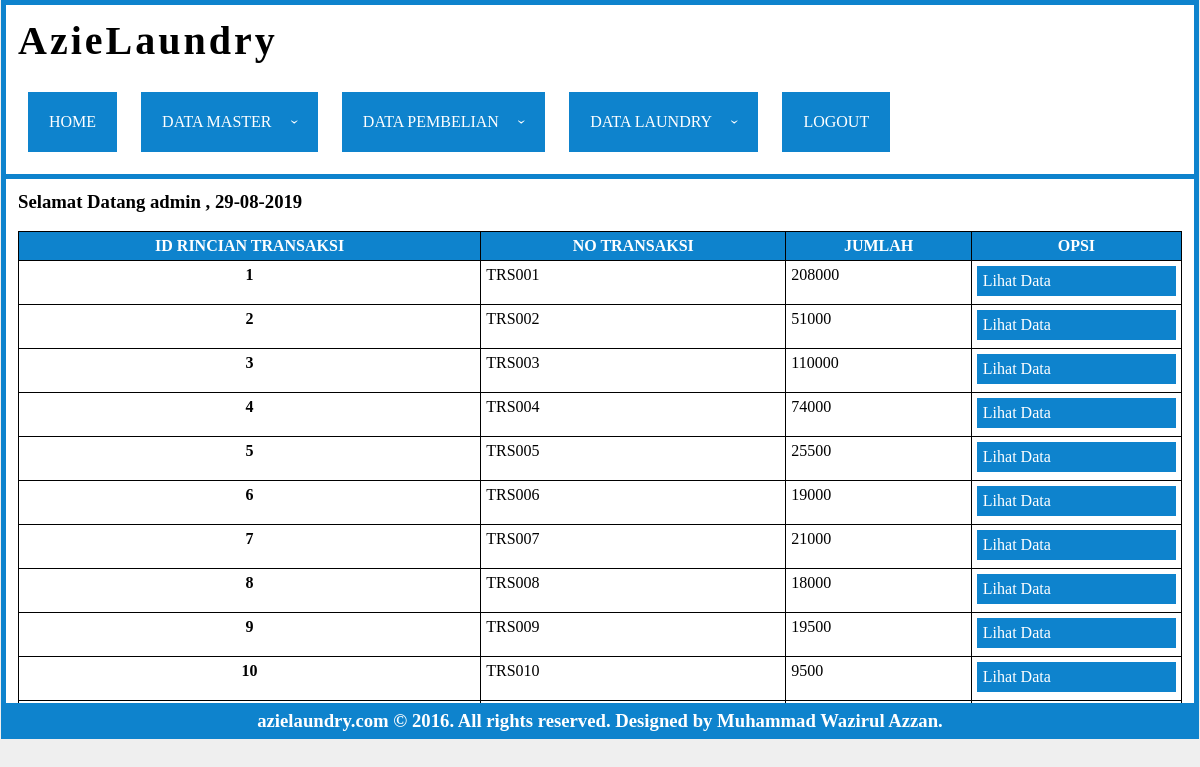
/index.php?page=transaksi (signed in), run on the app's committed database.
### tables this page shows
CREATE TABLE `tbl_akun` (
  `id` int(11) NOT NULL,
  `username` varchar(50) NOT NULL,
  `password` varchar(50) NOT NULL,
  `nama` varchar(50) NOT NULL,
  `alamat` varchar(100) NOT NULL,
  `status` varchar(50) NOT NULL
);

CREATE TABLE `tbl_rincian_transaksi` (
  `id_rincian` int(11) NOT NULL,
  `no_transaksi` varchar(10) NOT NULL,
  `jumlah` int(11) NOT NULL
);

### conn/cek-login.php (called while the page is built, shortened)
<?php
include 'conn.php';
	$username = $_SESSION['username'];
	$q = mysqli_query($conn,"SELECT * from tbl_akun where username = '".$username."'");
	$data = mysqli_fetch_array($q);
	$nama = $data['nama'];
?>

### page/transaksi/read.php (the view)
<br>
<?php
if ($_GET['page'] == "lihat-transaksi" && isset($_GET['no-transaksi'])) {
	$no_transaksi = $_GET['no-transaksi'];
?>
<ul id="submenu">
	<li><a href="index.php?page=transaksi">Lihat Semua Data</a></li>
</ul>
<?php
$cek = mysqli_query($conn,"SELECT a.no_transaksi,b.nama as nama_karyawan,c.nama as nama_konsumen,a.tgl_ambil from tbl_transaksi a left join tbl_karyawan b on a.nik = b.nik left join tbl_konsumen c on a.id_konsumen = c.id where no_transaksi = '$no_transaksi'");
$dcek = mysqli_fetch_array($cek);
?>
<table style="width: 25%;float: left;margin: 10px 0;">
	<thead>
	<tr><th colspan="2">INFO KERANJANG</th></tr>
	</thead>
	<tr><td>No Transaksi</td><td><?=$dcek['no_transaksi']?></td></tr>
	<tr><td>Nama Karyawan</td><td><?=$dcek['nama_karyawan']?></td></tr>
	<tr><td>Nama Konsumen</td><td><?=$dcek['nama_konsumen']?></td></tr>
	<tr><td>Tanggal Transaksi</td><td><?=date('Y-m-d')?></td></tr>
	<tr><td>Tanggal Ambil</td><td><?=$dcek['tgl_ambil'];?></td></tr>
	</table>
<table style="width: 74%;float: right;margin: 10px 0;">
	<thead>
		<tr>
			<th>no</th>
			<th>id tarif</th>
			<th>jenis laundry</th>
			<th>jenis pakaian</th>
			<th>berat</th>
			<th>harga</th>
			<th>diskon</th>
			<th>total</th>
		</tr>
	</thead>
	<tbody>
		<?php
		$read = mysqli_query($conn,"SELECT a.id_tarif,b.jenis_laundry,c.jenis_pakaian,a.berat,a.harga,a.nama_diskon,a.total from tbl_transaksi a left join tbl_jnslaundry b on a.jenis_laundry = b.id left join tbl_jnspakaian c on a.jenis_pakaian = c.id where no_transaksi = '$no_transaksi'");
		$no = 1;
		while ($data = mysqli_fetch_array($read)) {
		?>
		<tr>
		<th><?=$no?></th>
		<th><?=$data['id_tarif']?></th>
		<th><?=$data['jenis_laundry']?></th>
		<th><?=$data['jenis_pakaian']?></th>
		<th><?=$data['berat']?> Kg</th>
		<th><?=$data['harga']?></th>
		<th><?=$data['nama_diskon']?></th>
		<th><?=$data['total']?></th>
		</tr>
		<?php
		$no++;
		}
		$qjumlah = mysqli_query($conn,"SELECT sum(total) as jumlah from tbl_transaksi where no_transaksi = '$no_transaksi'");
		$djumlah = mysqli_fetch_array($qjumlah);
		?>
		<tr>
		<td colspan="7" style="text-align: left;font-weight: bold;">Total Harga</td><th><?=$djumlah['jumlah']?></th>
		</tr>
	</tbody>
</table>
<br>
<ul id="submenu" style="clear: both;">
	<li><a href="page/transaksi/action.php?no-transaksi=<?=$no_transaksi?>&id-rincian=<?=$id_rincian?>">Download Rincian Transaksi</a></li>
</ul>
<?php
}else{
?>
<table>
	<thead>
		<tr>
			<th>ID Rincian Transaksi</th>
			<th>No Transaksi</th>
			<th>jumlah</th>
			<th>Opsi</th>
		</tr>
	</thead>
	<tbody>
		<?php
		$query = mysqli_query($conn,"SELECT * FROM tbl_rincian_transaksi");
		while($data = mysqli_fetch_array($query)){
		?>
		<tr>
			<th><?=$data['id_rincian']?></th>
			<td><?=$data['no_transaksi']?></td>
			<td><?=$data['jumlah']?></td>
			<td>
			<a href="index.php?page=lihat-transaksi&no-transaksi=<?=$data['no_transaksi']?>&id-rincian=<?=$data['id_rincian']?>">Lihat Data</a>
			</td>
		</tr>
		<?php
		}
		?>
	</tbody>
</table>
<?php } ?>

### index.php (shortened to what this page needs)
<?php
include 'conn/cek-login.php';
?>
<!DOCTYPE html>
<html>
<head>
<link rel="stylesheet" type="text/css" href="css/index.css">
</head>
<body>
<div id="header">
		<h1>AzieLaundry</h1><br>
		<div class="menu">
			<ul class="nav-ul">
				<li class="nav-li"><a href="index.php">home</a></li>
				<li class="nav-li"><a>data master<span class="arrow"></span></a>
				</li>
				<li class="nav-li"><a>data pembelian<span class="arrow"></span></a>
				</li>
				<li class="nav-li"><a>data laundry<span class="arrow"></span></a>
				</li>
				<li class="nav-li"><a href="logout.php">logout</a></li>
			</ul>
		</div>
</div>
<div id="body">
	<h3>Selamat Datang <?=$nama?> , <?=date('d-m-Y')?></h3>
	<?php
	if (isset($_GET['page'])) {
		$page = $_GET['page'];
	}else{
		$page = "";
	}
	if(isset($_GET['id'])){$id = $_GET['id'];}else{$id="";}
	if ($page == "konsumen") {
		include 'page/konsumen/read.php';
	}else if ($page == "akun") {
		include 'page/akun/read.php';
	}else if ($page == "akun-add" || $page == "akun-edit"){
		include 'form.php';
	}else if($page == "akun-del"){
		header("location:page/akun/action.php?aksi=del&id=$id");
	}else if ($page == "konsumen-add" || $page == "konsumen-edit" || $page == "konsumen-add-keranjang"){
		include 'form.php';
	}else if($page == "konsumen-del"){
		header("location:page/konsumen/action.php?aksi=del&id=$id");
	}else if ($page == "karyawan") {
		include 'page/karyawan/read.php';
	}else if ($page == "karyawan-add" || $page == "karyawan-edit"){
		include 'form.php';
	}else if($page == "karyawan-del"){
		header("location:page/karyawan/action.php?aksi=del&id=$id");
	}else if ($page == "supplier") {
		include 'page/supplier/read.php';
	}else if ($page == "supplier-add" || $page == "supplier-edit"){
		include 'form.php';
	}else if($page == "supplier-del"){
		header("location:page/supplier/action.php?aksi=del&id=$id");
	}else if ($page == "barang") {
		include 'page/barang/read.php';
	}else if ($page == "pembelian") {
		include 'page/pembelian/read.php';
	}else if ($page == "pembelian-add"){
		include 'form.php';
	}else if ($page == "pembelian-add-lama"){
		include 'form.php';
	}else if ($page == "histori-pembelian") {
		include 'page/histori-pembelian/read.php';
	}else if ($page == "histori-pembelian-download") {
		include 'form.php';
	}else if ($page == "jenis-laundry") {
		include 'page/jnslaundry/read.php';
	}else if ($page == "jenis-laundry-add" || $page == "jenis-laundry-edit"){
		include 'form.php';
	}else if($page == "jenis-laundry-del"){
		header("location:page/jnslaundry/action.php?aksi=del&id=$id");
	}else if ($page == "jenis-pakaian") {
		include 'page/jnspakaian/read.php';
	}else if ($page == "jenis-pakaian-add" || $page == "jenis-pakaian-edit"){
		include 'form.php';
	}else if($page == "jenis-pakaian-del"){
		header("location:page/jnspakaian/action.php?aksi=del&id=$id");
	}else if ($page == "tarif") {
		include 'page/tarif/read.php';
	}else if ($page == "tarif-add" || $page == "tarif-edit"){
		include 'form.php';
	}else if($page == "tarif-del"){
		header("location:page/tarif/action.php?aksi=del&id=$id");
	}else if ($page == "keranjang") {
		include 'page/keranjang/read.php';
	}else if($page == "keranjang-add" || $page == "set-keranjang"){
		include 'form.php';
	}else if($page == "ganti-keranjang"){
		header('location:page/keranjang/action.php?aksi=ganti-keranjang');
	}else if($page == "submit-transaksi"){
		header('location:page/keranjang/action.php?aksi=submit-transaksi');
	}else if ($page == "transaksi" || $page == "lihat-transaksi") {
		include 'page/transaksi/read.php';
	}else if ($page == "penggunaan-barang") {
		include 'page/penggunaan-barang/read.php';
	}else{
		echo "Pilih Menu Sub";
	}
	?>
</div>
<div id="footer">
	<h3>azielaundry.com © 2016. All rights reserved. Designed by Muhammad Wazirul Azzan.</h3>
</div>
</body>
</html>

### css/index.css (style rules this page uses)
* { margin: 0; padding: 0; }
a { text-decoration: none; }
ul { list-style: none; }
body { background: #efefef; }
#header { background: #fff; display: block; margin: 0 auto; width: 97%; padding: 1%; height: auto; border:5px solid #0e83cd; border-bottom: 0px solid transparent; }
#header h1 { font-family: comic sans ms; letter-spacing: 3px; font-size: 40px; }
.menu li { display: inline-block; margin: 10px; }
.menu { text-transform: uppercase; }
.nav-li a { display: block; padding: 20px; color: white; cursor: pointer; border:1px solid transparent; background: #0e83cd; }
#body { width: 97%; padding: 1%; margin: 0 auto; display: block; background: white; border:5px solid #0e83cd; border-collapse: collapse; overflow: auto; height: 500px; }
#footer { width: 97%; padding: 2px 1%; margin: 0 auto; display: block; background: white; border:5px solid #0e83cd; border-top: 0px solid white; background: #0e83cd; font-family: comic sans ms; text-align: center; color: white; border-collapse: collapse; }
#body table { width:100%; margin: 0 auto; border:1px solid #000; border-collapse: collapse; }
#body table th,#body table td { border: 1px solid black; padding: 5px; }
#body table thead { background: #0e83cd; color: white; text-transform: uppercase; }
#body table tbody { vertical-align: top; text-transform: capitalize; }
#body table tbody a { display: block; padding: 5px; color: white; cursor: pointer; border:1px solid transparent; transition: all ease-in-out 0.3s; margin-bottom: 3px; background: #0e83cd; }

### data on the page
tbl_akun: nama "admin"
tbl_rincian_transaksi: id_rincian "1", no_transaksi "TRS001", jumlah "208000"
tbl_rincian_transaksi: id_rincian "2", no_transaksi "TRS002", jumlah "51000"
tbl_rincian_transaksi: id_rincian "3", no_transaksi "TRS003", jumlah "110000"
tbl_rincian_transaksi: id_rincian "4", no_transaksi "TRS004", jumlah "74000"
tbl_rincian_transaksi: id_rincian "5", no_transaksi "TRS005", jumlah "25500"
tbl_rincian_transaksi: id_rincian "6", no_transaksi "TRS006", jumlah "19000"
tbl_rincian_transaksi: id_rincian "7", no_transaksi "TRS007", jumlah "21000"
tbl_rincian_transaksi: id_rincian "8", no_transaksi "TRS008", jumlah "18000"
tbl_rincian_transaksi: id_rincian "9", no_transaksi "TRS009", jumlah "19500"
tbl_rincian_transaksi: id_rincian "10", no_transaksi "TRS010", jumlah "9500"
